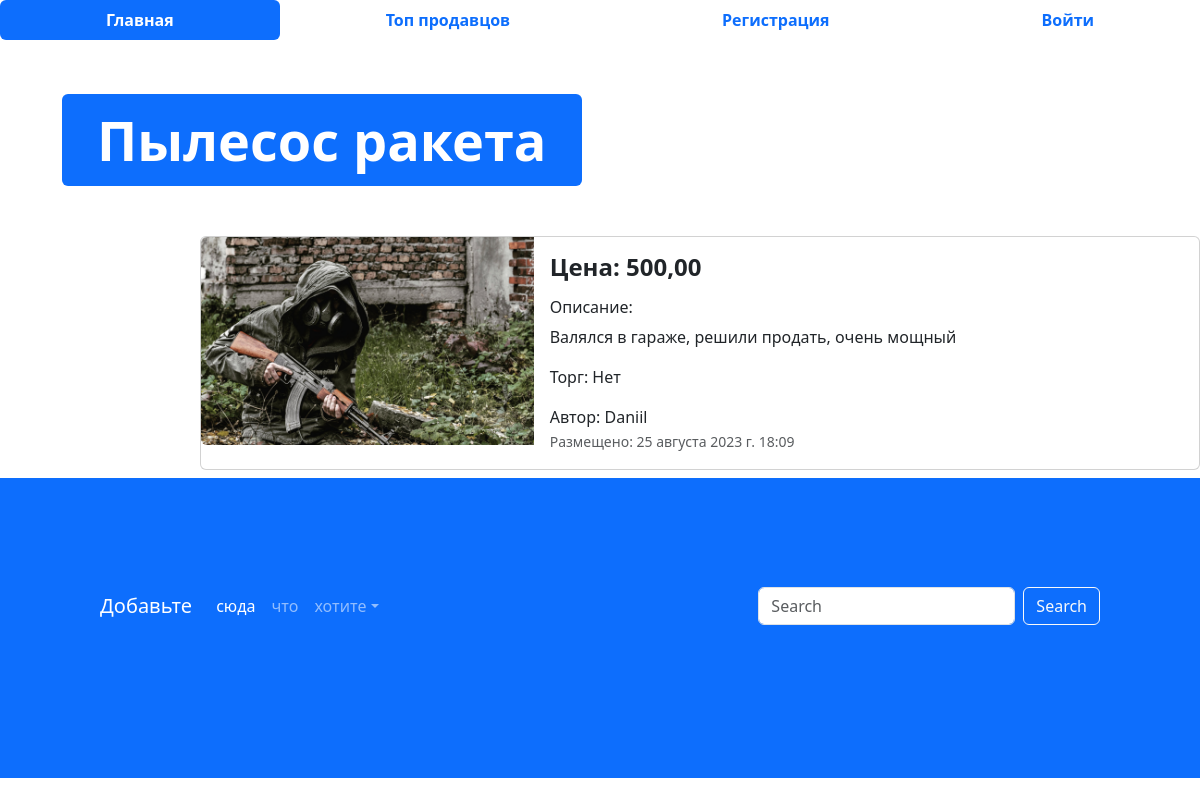
Page /advertisement/14 on the committed database.
### app_lesson4/models.py (models this page shows, shortened)
class Advertisement(models.Model):
    title = models.CharField("заголовок", max_length=120)
    description = models.TextField("описание")
    price = models.DecimalField("цена", max_digits=10, decimal_places=2)
    auction = models.BooleanField("торг", help_text='отметьте, если торг возможен')
    create_at = models.DateTimeField("создано в",auto_now_add=True)
    updated_at = models.DateTimeField(auto_now=True)
    user = models.ForeignKey(User, verbose_name='пользователь', on_delete=models.CASCADE)
    image = models.ImageField(verbose_name='изображение', upload_to='advertisements/', blank=True)
    class Meta:
        db_table = "advertisements"

### app_lesson4/views.py (the view)
# urls.py: path('advertisement/<int:pk>', redir_adv, name='adv-detail'),
def redir_adv(request, pk):
    advertisement = Advertisement.objects.get(id=pk)
    context = {
        'advertisement': advertisement
    }
    return render(request, 'app_advertisement/advertisement.html', context)

### templates/app_advertisement/advertisement.html (shortened to what this page needs)
{% extends 'base.html' %}
{% load static %}
{% block content %}
  <ul class="nav nav-pills sticky-top bg-white nav-fill">
    <li class="nav-item">
      <a class="nav-link active" aria-current="page" href="/">
        <span style="font-weight: bold;">Главная</span>
      </a>
    </li>
    <li class="nav-item">
      <a class="nav-link" href="{% url 'top-sellers'%}"><span style="font-weight: bold;">Топ продавцов</span>
      </a>
    </li>
    {% if request.user.is_authenticated %}
    <li class="nav-item">
      <a class="nav-link" href="{% url 'adv-post' %}">
        <span style="font-weight: bold;">Разместить объявление</span>
      </a>
    </li>
    <li class="nav-item">
      <a class="nav-link" href="{% url 'profile' %}">
        <span style="font-weight: bold;">Профиль</span>
      </a>
    </li>
    <li class="nav-item">
      <a class="nav-link" href="{% url 'logout' %}">
        <span style="font-weight: bold;">Выйти</span>
      </a>
    </li>
    {% else %}
    <li class="nav-item">
      <a class="nav-link" href="{% url 'reg' %}">
        <span style="font-weight: bold;">Регистрация</span>
      </a>
    </li>
    <li class="nav-item">
      <a class="nav-link" href="{% url 'login' %}">
        <span style="font-weight: bold;">Войти</span>
      </a>
    </li>
    {% endif %}
  </ul>
  <div class="container" style="margin: 50px;">
    <div class="display-2">
      <span class="badge bg-primary">{{advertisement.title}}</span>
    </div>
  </div>
  <div class="col offset-2">
    <div class="card mb-2" style="max-width: 1200px; margin-top: 20px;">
      <div class="row g-0">
        <div class="col-md-4">
          <a href="#" class="nav-link">
            <img src="{% if advertisement.image %}{{advertisement.image.url}}{% else %}{% static 'img/adv.png' %}{% endif %}" class="img-fluid rounded-start" alt="Card title">
          </a>
        </div>
        <div class="col">
          <div class="card-body">
            <h4 class="card-title">
              <a href="#" class="nav-link"><strong>Цена: {{advertisement.price}}</strong></a>
            </h4>
            <p class="card-text">
              <h6>Описание:</h6>
              {{advertisement.description}}
            </p>
            <p class="card-text">
              Торг: {% if advertisement.auction == True %} Возможен {% else %} Нет {% endif %}
            </p>
            <span>Автор: {{advertisement.user}}</span>
            <p class="card-text"><small class="text-muted">Размещено: {{advertisement.create_at}}</small></p>
          </div>
        </div>
      </div>
    </div>
  </div>
  <footer style="padding: 100px; min-height: 300px;" class="bg-primary">
    <nav class="navbar navbar-expand-sm navbar-dark">
      <a class="navbar-brand" href="#">Добавьте</a>
      <div class="collapse navbar-collapse" id="collapsibleNavId">
        <ul class="navbar-nav me-auto mt-2 mt-lg-0">
          <li class="nav-item">
            <a class="nav-link active" href="#" aria-current="page">сюда</a>
          </li>
          <li class="nav-item">
            <a class="nav-link" href="#">что</a>
          </li>
          <li class="nav-item dropdown">
            <a class="nav-link dropdown-toggle" href="#" id="dropdownId" data-bs-toggle="dropdown" aria-haspopup="true"
              aria-expanded="false">хотите</a>
          </li>
        </ul>
        <form class="d-flex my-2 my-lg-0">
          <input class="form-control me-sm-2" type="text" placeholder="Search">
          <button class="btn btn-outline-light my-2 my-sm-0" type="submit">Search</button>
        </form>
      </div>
    </nav>
  </footer>
{% endblock%}

### rows in the picture
Advertisement: title "Пылесос ракета", image (picture), price "500,00", description "Валялся в гараже, решили продать, очень мощный", user "Daniil", create_at "25 августа 2023 г. 18:09"
